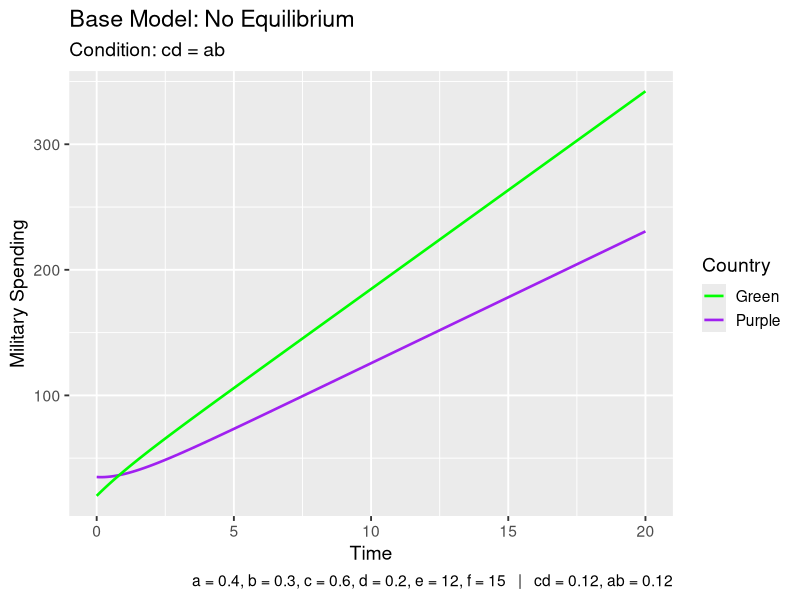
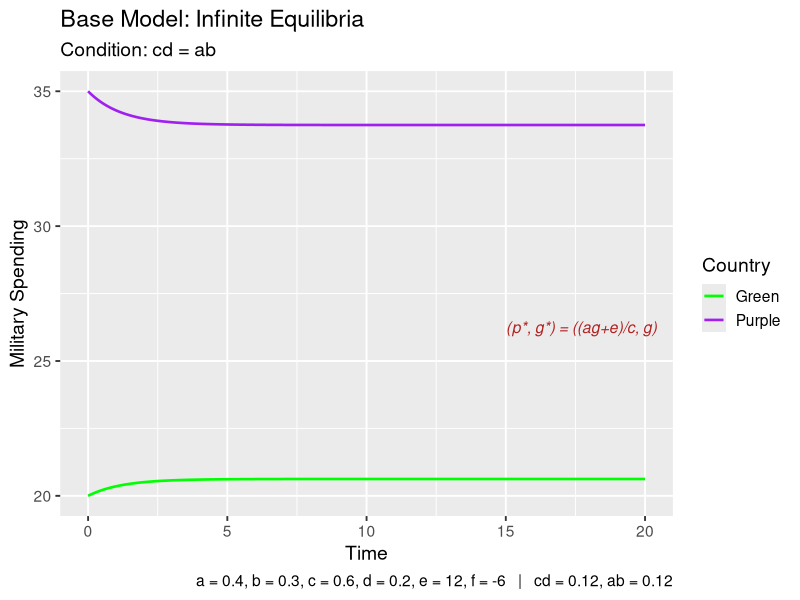
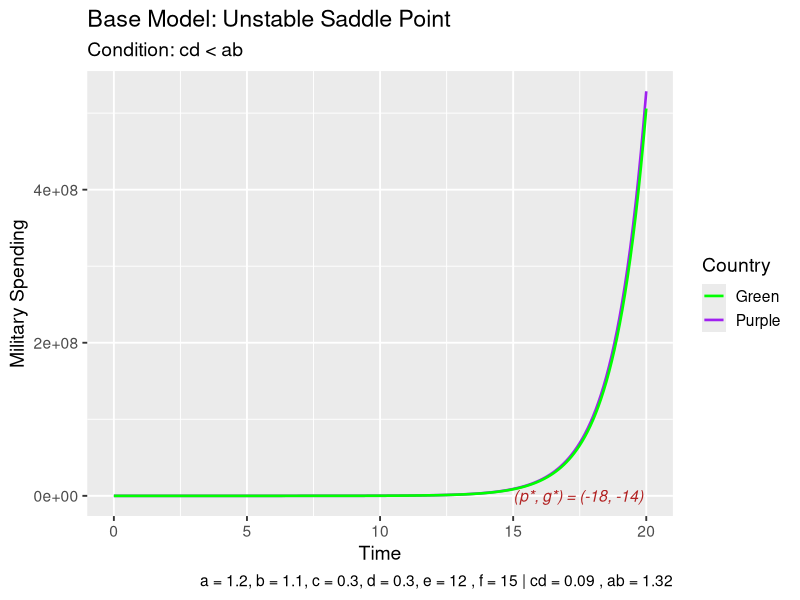
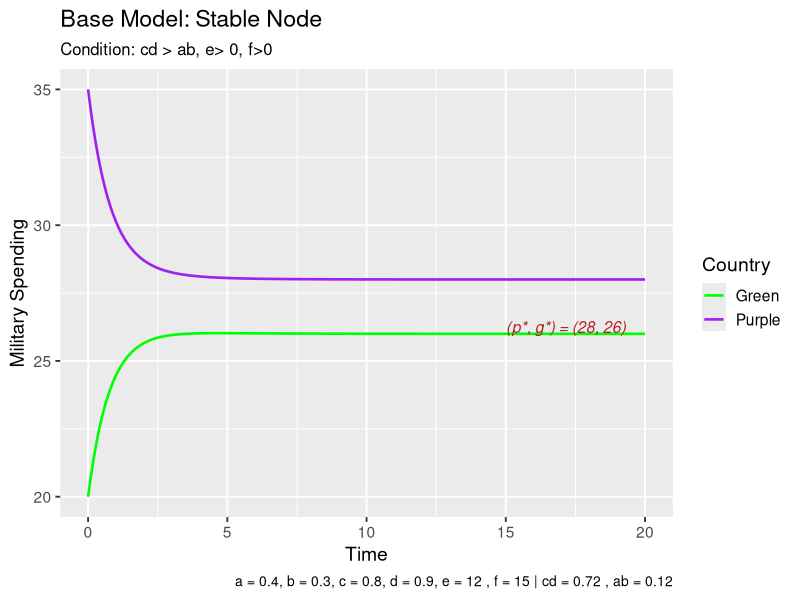
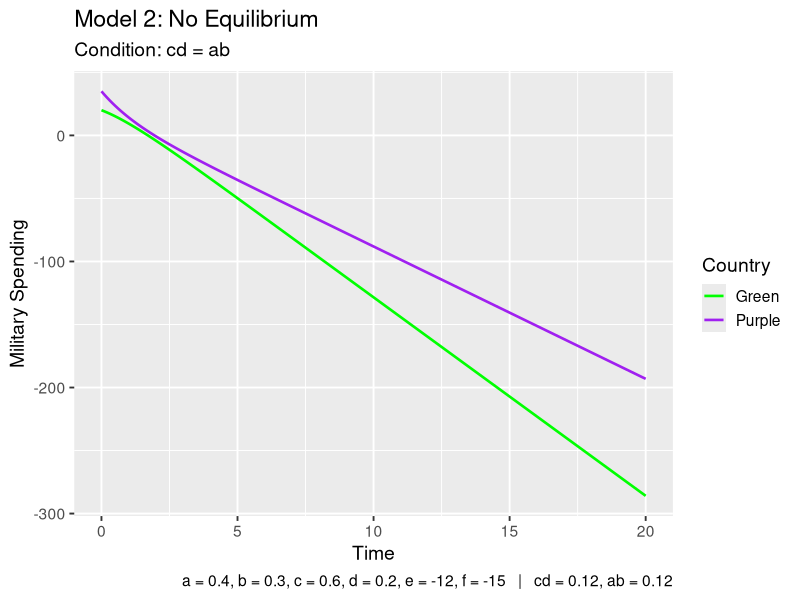
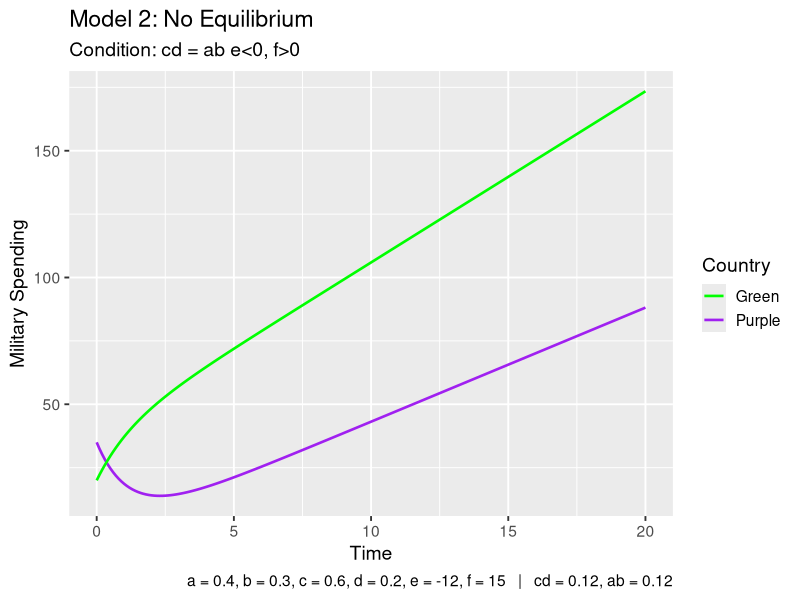
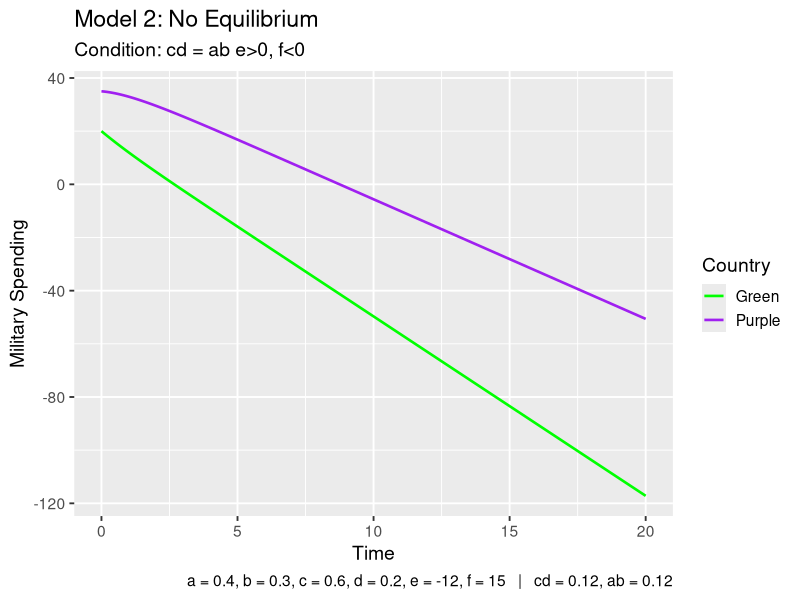
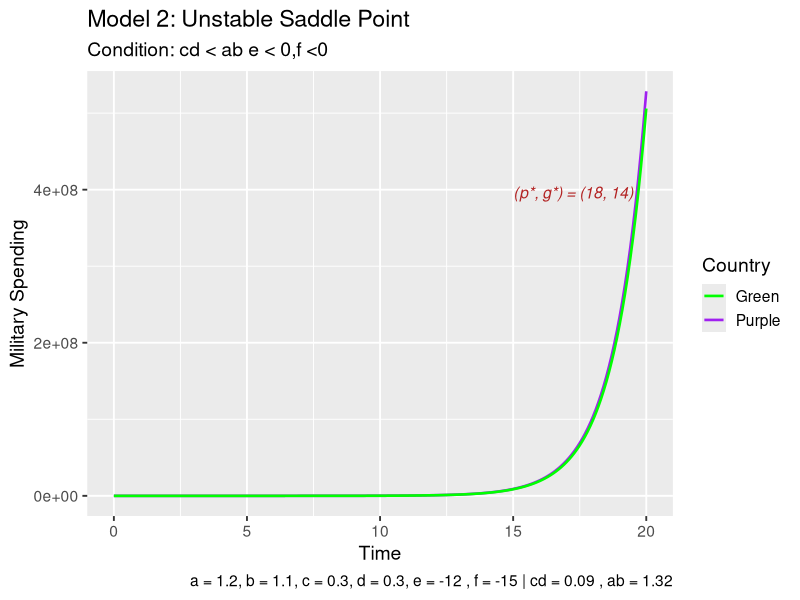

The R script that drew these images, in order:
####################
# Arms Race Model
####################

#load libraries
library(ggplot2)

#time values
t_vals <- seq(0, 20, by = 0.1)

#parameters
#values of e and f shift the equilibrium but do not change stability results - confirm
e <- 12
f <- 15

#initial conditions determine the starting point of the simulation
#values below or above equilibrium affect whether spending initially increases or decreases
#p0 <- 12
#g0 <- 15
p0 <- 35
g0 <- 20

#create matrix to store model values: simulated spending levels of Purple and Green, respectively
arms <- matrix(NA, nrow = 2, ncol = length(t_vals))
arms[,1] <- c(p0, g0)

#Euler's method to numerically simulate the arms race model
arms_model <- function(t_vals, arms, a, b, c, d, e, f){
  h <- t_vals[2] - t_vals[1]
  for(t in 2:length(t_vals)){
    
    p_prev <- arms[1, t-1]
    g_prev <- arms[2, t-1]
  
    dp <- a*g_prev - c*p_prev + e
    dg <- b*p_prev - d*g_prev + f
    
    p_new <- p_prev + h*dp
    g_new <- g_prev + h*dg
    
    arms[,t] <- c(p_new, g_new)
  }
  return(arms)
}


#equilibirum point calculation
equilibrium <- function(a, b, c, d, e, f) {
  denom <- c*d - a*b
  if (abs(denom) < 1e-10) return(NULL)
  
  p_star <- (d*e + a*f) / denom
  g_star <- (b*e + c*f) / denom
  
  return(c(p_star = p_star, g_star = g_star))
}

#Model 1 - Condition: cd = ab, (e,f) >0
model1 <- arms_model(t_vals, arms, a = 0.4, b = 0.3, c = 0.6, d = 0.2, e, f)

soln1 <- data.frame(
  time = t_vals,
  purple = model1[1,],
  green = model1[2,]
)

ggplot(soln1) +
  geom_line(aes(x = time, y = purple, colour = "Purple"), linewidth = 0.9) +
  geom_line(aes(x = time, y = green, colour = "Green"), linewidth = 0.9) +
  
  labs(
    title = "Base Model: No Equilibrium",
    subtitle = "Condition: cd = ab",
    x = "Time",
    y = "Military Spending",
    colour = "Country",
    caption = paste0(
      "a = 0.4, b = 0.3, c = 0.6, d = 0.2, e = ", e, ", f = ", f,
      "   |   cd = ", round(0.6*0.2,2),
      ", ab = ", round(0.4*0.3,2)
    )
  ) +
  
  scale_colour_manual(values = c("Purple" = "purple", "Green" = "green")) +
  
  theme_gray(base_size = 14)

#Model 1 - Condition: cd = ab, infinite equilibria case
#pick good values for e and derive f using the relation established
e <- 12
b <-0.3
c <- 0.6
f <- (-b*e)/c

# build model with with the specified parameters
model1_inf <- arms_model(t_vals, arms, a = 0.4, b = 0.3, c = 0.6, d = 0.2, e, f)

# find equilibrium
eq1_inf <- equilibrium(a = 0.4, b = 0.3, c = 0.6, d = 0.2, e, f)

# setup dataframe for plotting
soln1_inf <- data.frame(
  time = t_vals,
  purple = model1_inf[1,],
  green = model1_inf[2,]
)

#draw with ggplot
ggplot(soln1_inf) +
  geom_line(aes(x = time, y = purple, colour = "Purple"), linewidth = 0.9) +
  geom_line(aes(x = time, y = green, colour = "Green"), linewidth = 0.9) +
  
  #equilibrium label
  annotate("text",
           x = max(t_vals)*0.75,
           y = max(model1_inf[1,])*0.75,
           label = paste0("(p*, g*) = (",
                          "(ag+e)/c", ", ",
                          "g", ")"),
           hjust = 0,
           size = 4,
           colour = "firebrick",
           fontface = "italic") +
  
  labs(
    title = "Base Model: Infinite Equilibria",
    subtitle = "Condition: cd = ab",
    x = "Time",
    y = "Military Spending",
    colour = "Country",
    caption = paste0(
      "a = 0.4, b = 0.3, c = 0.6, d = 0.2, e = ",  round(e,2), ", f = ", round(f,2),
      "   |   cd = ", round(0.6*0.2,2),
      ", ab = ", round(0.4*0.3,2)
    )
  ) +
  
  scale_colour_manual(values = c("Purple" = "purple", "Green" = "green")) +
  
  theme_gray(base_size = 14)

#parameters reinitialized since I need to go back to the default case
e <- 12
f <- 15

#Model 2 - Condition: cd < ab , +ve e,f
model2 <- arms_model(t_vals, arms, a = 1.2, b = 1.1, c = 0.3, d = 0.3, e, f)
#Plot Model 2
soln2 <- data.frame(
  time = t_vals,
  purple = model2[1,],
  green = model2[2,]
)

eq2 <- equilibrium(a = 1.2, b = 1.1, c = 0.3, d = 0.3, e = e, f = f)

ggplot(soln2) +
  geom_line(aes(x = time, y = purple, colour = "Purple"), linewidth = 0.9) +
  geom_line(aes(x = time, y = green, colour = "Green"), linewidth = 0.9) +
  
  #equilibrium label
  annotate("text",
           x = max(t_vals)*0.75,
           y = eq2["p_star"] + 1,
           label = paste0("(p*, g*) = (",
                          round(eq2["p_star"],0), ", ",
                          round(eq2["g_star"],0), ")"),
           hjust = 0,
           size = 4,
           colour = "firebrick",
           fontface = "italic") +
  
  labs(
    title = "Base Model: Unstable Saddle Point",
    subtitle = "Condition: cd < ab",
    x = "Time",
    y = "Military Spending",
    colour = "Country",
    caption = paste("a = 1.2, b = 1.1, c = 0.3, d = 0.3, e =", e, ", f =", f,
                    "| cd =", round(0.3*0.3,2), ", ab =", round(1.2*1.1,2))
  ) +
  scale_colour_manual(values = c("Purple" = "purple", "Green" = "green")) +
  theme_gray(base_size = 14)

#Model 3: Condition: cd > ab , e>0 f>0
model3 <- arms_model(t_vals, arms, a = 0.4, b = 0.3, c = 0.8, d = 0.9, e, f)

soln3 <- data.frame(
  time = t_vals,
  purple = model3[1,],
  green = model3[2,]
)

eq3 <- equilibrium(a = 0.4, b = 0.3, c = 0.8, d = 0.9, e = e, f = f)

ggplot(soln3) +
  geom_line(aes(x = time, y = purple, colour = "Purple"), linewidth = 0.9) +
  geom_line(aes(x = time, y = green, colour = "Green"), linewidth = 0.9) +
  
  #equilibrium label
  annotate("text",
           x = max(t_vals)*0.75,
           y = max(model3[1,])*0.75,
           label = paste0("(p*, g*) = (",
                          round(eq3["p_star"],0), ", ",
                          round(eq3["g_star"],0), ")"),
           hjust = 0,
           size = 4,
           colour = "firebrick",
           fontface = "italic") +
  
  labs(
    title = "Base Model: Stable Node",
    subtitle = "Condition: cd > ab, e> 0, f>0",
    x = "Time",
    y = "Military Spending",
    colour = "Country",
    caption = paste("a = 0.4, b = 0.3, c = 0.8, d = 0.9, e =", e, ", f =", f,
                    "| cd =", round(0.8*0.9,2), ", ab =", round(0.4*0.3,2))
  ) +
  
  scale_colour_manual(values = c("Purple" = "purple", "Green" = "green")) +
  
  theme_gray(base_size = 14) +
  theme(
    plot.title = element_text(face = "plain"),
    plot.subtitle = element_text(size = 12),
    legend.position = "right",
    plot.caption = element_text(size = 10)
  )


#Model 1 - Condition: cd = ab, (e,f) < 0
model1_neg <- arms_model(t_vals, arms, a = 0.4, b = 0.3, c = 0.6, d = 0.2, e=-e, f=-f)

eq1 <- equilibrium(a = 0.4, b = 0.3, c = 0.6, d = 0.2, e = -e, f = -f) 
## Returns null so I'm going to delete logic for
## plotting equilibriums

soln1_neg <- data.frame(
  time = t_vals,
  purple = model1_neg[1,],
  green = model1_neg[2,]
)

ggplot(soln1_neg) +
  geom_line(aes(x = time, y = purple, colour = "Purple"), linewidth = 0.9) +
  geom_line(aes(x = time, y = green, colour = "Green"), linewidth = 0.9) +

  labs(
    title = "Model 2: No Equilibrium",
    subtitle = "Condition: cd = ab",
    x = "Time",
    y = "Military Spending",
    colour = "Country",
    caption = paste0(
      "a = 0.4, b = 0.3, c = 0.6, d = 0.2, e = ", -e, ", f = ", -f,
      "   |   cd = ", round(0.6*0.2,2),
      ", ab = ", round(0.4*0.3,2)
    )
  ) +
  
  scale_colour_manual(values = c("Purple" = "purple", "Green" = "green")) +
  
  theme_gray(base_size = 14)

#Model 1 - Condition: cd = ab, (e< 0 f> 0)
model1_diff <- arms_model(t_vals, arms, a = 0.4, b = 0.3, c = 0.6, d = 0.2, e=-e, f=f)

eq1 <- equilibrium(a = 0.4, b = 0.3, c = 0.6, d = 0.2, e = -e, f = f) 
## Returns null so I'm going to delete logic for
## plotting equilibriums

soln1_neg <- data.frame(
  time = t_vals,
  purple = model1_diff[1,],
  green = model1_diff[2,]
)

ggplot(soln1_neg) +
  geom_line(aes(x = time, y = purple, colour = "Purple"), linewidth = 0.9) +
  geom_line(aes(x = time, y = green, colour = "Green"), linewidth = 0.9) +
  
  labs(
    title = "Model 2: No Equilibrium",
    subtitle = "Condition: cd = ab e<0, f>0",
    x = "Time",
    y = "Military Spending",
    colour = "Country",
    caption = paste0(
      "a = 0.4, b = 0.3, c = 0.6, d = 0.2, e = ", -e, ", f = ", f,
      "   |   cd = ", round(0.6*0.2,2),
      ", ab = ", round(0.4*0.3,2)
    )
  ) +
  
  scale_colour_manual(values = c("Purple" = "purple", "Green" = "green")) +
  
  theme_gray(base_size = 14)

#Model 1 - Condition: cd = ab, (e> 0 f< 0)
model1_diff_b <- arms_model(t_vals, arms, a = 0.4, b = 0.3, c = 0.6, d = 0.2, e=e, f=-f)

eq1 <- equilibrium(a = 0.4, b = 0.3, c = 0.6, d = 0.2, e = e, f = -f) 
## Returns null so I'm going to delete logic for
## plotting equilibriums

soln1_neg <- data.frame(
  time = t_vals,
  purple = model1_diff_b[1,],
  green = model1_diff_b[2,]
)

ggplot(soln1_neg) +
  geom_line(aes(x = time, y = purple, colour = "Purple"), linewidth = 0.9) +
  geom_line(aes(x = time, y = green, colour = "Green"), linewidth = 0.9) +
  
  labs(
    title = "Model 2: No Equilibrium",
    subtitle = "Condition: cd = ab e>0, f<0",
    x = "Time",
    y = "Military Spending",
    colour = "Country",
    caption = paste0(
      "a = 0.4, b = 0.3, c = 0.6, d = 0.2, e = ", -e, ", f = ", f,
      "   |   cd = ", round(0.6*0.2,2),
      ", ab = ", round(0.4*0.3,2)
    )
  ) +
  
  scale_colour_manual(values = c("Purple" = "purple", "Green" = "green")) +
  
  theme_gray(base_size = 14)

#Model 2 - Condition: cd < ab , (e,f) < 0
model2_neg <- arms_model(t_vals, arms, a = 1.2, b = 1.1, c = 0.3, d = 0.3, e, f)
#Plot Model 2
soln2 <- data.frame(
  time = t_vals,
  purple = model2_neg[1,],
  green = model2_neg[2,]
)

eq2 <- equilibrium(a = 1.2, b = 1.1, c = 0.3, d = 0.3, e = -e, f = -f)

ggplot(soln2) +
  geom_line(aes(x = time, y = purple, colour = "Purple"), linewidth = 0.9) +
  geom_line(aes(x = time, y = green, colour = "Green"), linewidth = 0.9) +
  
  #equilibrium label
  annotate("text",
           x = max(t_vals)*0.75,
           y = max(model2_neg[1,])*0.75,
           label = paste0("(p*, g*) = (",
                          round(eq2["p_star"],0), ", ",
                          round(eq2["g_star"],0), ")"),
           hjust = 0,
           size = 4,
           colour = "firebrick",
           fontface = "italic") +
  
  labs(
    title = "Model 2: Unstable Saddle Point",
    subtitle = "Condition: cd < ab e < 0,f <0",
    x = "Time",
    y = "Military Spending",
    colour = "Country",
    caption = paste("a = 1.2, b = 1.1, c = 0.3, d = 0.3, e =", -e, ", f =", -f,
                    "| cd =", round(0.3*0.3,2), ", ab =", round(1.2*1.1,2))
  ) +
  scale_colour_manual(values = c("Purple" = "purple", "Green" = "green")) +
  theme_gray(base_size = 14)

#Model 2 - Condition: cd < ab , (e > 0, f < 0)
model2_diff <- arms_model(t_vals, arms, a = 1.2, b = 1.1, c = 0.3, d = 0.3, e, -f)
#Plot Model 2
soln2 <- data.frame(
  time = t_vals,
  purple = model2_diff[1,],
  green = model2_diff[2,]
)

eq2 <- equilibrium(a = 1.2, b = 1.1, c = 0.3, d = 0.3, e = e, f = -f)

ggplot(soln2) +
  geom_line(aes(x = time, y = purple, colour = "Purple"), linewidth = 0.9) +
  geom_line(aes(x = time, y = green, colour = "Green"), linewidth = 0.9) +
  
#equilibrium label
annotate("text",
         x = max(t_vals)*0.75,
         y = eq2["p_star"] + 1,
         label = paste0("(p*, g*) = (",
                        round(eq2["p_star"],0), ", ",
                        round(eq2["g_star"],0), ")"),
         hjust = 0,
         size = 4,
         colour = "firebrick",
         fontface = "italic") +
  
  labs(
    title = "Model 2: Unstable Saddle Point",
    subtitle = "Condition: cd < ab, e>0 f<0",
    x = "Time",
    y = "Military Spending",
    colour = "Country",
    caption = paste("a = 1.2, b = 1.1, c = 0.3, d = 0.3, e =", e, ", f =", -f,
                    "| cd =", round(0.3*0.3,2), ", ab =", round(1.2*1.1,2))
  ) +
  scale_colour_manual(values = c("Purple" = "purple", "Green" = "green")) +
  theme_gray(base_size = 14)

#Model 2 - Condition: cd < ab , (e < 0, f > 0)
model2_diff_b <- arms_model(t_vals, arms, a = 1.2, b = 1.1, c = 0.3, d = 0.3, -e, f)
#Plot Model 2
soln2 <- data.frame(
  time = t_vals,
  purple = model2_diff[1,],
  green = model2_diff[2,]
)

eq2 <- equilibrium(a = 1.2, b = 1.1, c = 0.3, d = 0.3, e = -e, f = f)

ggplot(soln2) +
  geom_line(aes(x = time, y = purple, colour = "Purple"), linewidth = 0.9) +
  geom_line(aes(x = time, y = green, colour = "Green"), linewidth = 0.9) +
  
  #equilibrium label
  annotate("text",
           x = max(t_vals)*0.75,
           y = eq2["p_star"] + 1,
           label = paste0("(p*, g*) = (",
                          round(eq2["p_star"],0), ", ",
                          round(eq2["g_star"],0), ")"),
           hjust = 0,
           size = 4,
           colour = "firebrick",
           fontface = "italic") +
  
  labs(
    title = "Model 2: Unstable Saddle Point",
    subtitle = "Condition: cd < ab, e<0 f>0",
    x = "Time",
    y = "Military Spending",
    colour = "Country",
    caption = paste("a = 1.2, b = 1.1, c = 0.3, d = 0.3, e =", -e, ", f =", f,
                    "| cd =", round(0.3*0.3,2), ", ab =", round(1.2*1.1,2))
  ) +
  scale_colour_manual(values = c("Purple" = "purple", "Green" = "green")) +
  theme_gray(base_size = 14)

#Model 3: Condition: cd > ab, (e,f) < 0
model3_neg <- arms_model(t_vals, arms, a = 0.4, b = 0.3, c = 0.8, d = 0.9, -e, -f)

soln3_neg <- data.frame(
  time = t_vals,
  purple = model3_neg[1,],
  green = model3_neg[2,]
)

eq3 <- equilibrium(a = 0.4, b = 0.3, c = 0.8, d = 0.9, e = -e, f = -f)

ggplot(soln3_neg) +
  geom_line(aes(x = time, y = purple, colour = "Purple"), linewidth = 0.9) +
  geom_line(aes(x = time, y = green, colour = "Green"), linewidth = 0.9) +
  
  #equilibrium label
  annotate("text",
           x = max(t_vals)*0.75,
           y = max(model3_neg[1,])*0.75,
           label = paste0("(p*, g*) = (",
                          round(eq3["p_star"],0), ", ",
                          round(eq3["g_star"],0), ")"),
           hjust = 0,
           size = 4,
           colour = "firebrick",
           fontface = "italic") +
  
  labs(
    title = "Model 2: Stable Node",
    subtitle = "Condition: cd > ab, e < 0, f< 0",
    x = "Time",
    y = "Military Spending",
    colour = "Country",
    caption = paste("a = 0.4, b = 0.3, c = 0.8, d = 0.9, e =", -e, ", f =", -f,
                    "| cd =", round(0.8*0.9,2), ", ab =", round(0.4*0.3,2))
  ) +
  
  scale_colour_manual(values = c("Purple" = "purple", "Green" = "green")) +
  
  theme_gray(base_size = 14) +
  theme(
    plot.title = element_text(face = "plain"),
    plot.subtitle = element_text(size = 12),
    legend.position = "right",
    plot.caption = element_text(size = 10)
  )

#Model 3: Condition: cd > ab, (e < 0, f > 0)
model3_diff <- arms_model(t_vals, arms, a = 0.4, b = 0.3, c = 0.8, d = 0.9, -e, f)

soln3_diff <- data.frame(
  time = t_vals,
  purple = model3_diff[1,],
  green = model3_diff[2,]
)

eq3 <- equilibrium(a = 0.4, b = 0.3, c = 0.8, d = 0.9, e = -e, f = f)

ggplot(soln3_diff) +
  geom_line(aes(x = time, y = purple, colour = "Purple"), linewidth = 0.9) +
  geom_line(aes(x = time, y = green, colour = "Green"), linewidth = 0.9) +
  
  #equilibrium label
  annotate("text",
           x = max(t_vals)*0.75,
           y = max(model3_diff[1,])*0.75,
           label = paste0("(p*, g*) = (",
                          round(eq3["p_star"],0), ", ",
                          round(eq3["g_star"],0), ")"),
           hjust = 0,
           size = 4,
           colour = "firebrick",
           fontface = "italic") +
  
  labs(
    title = "Model 2: Stable Node",
    subtitle = "Condition: cd > ab, e<0, f>0",
    x = "Time",
    y = "Military Spending",
    colour = "Country",
    caption = paste("a = 0.4, b = 0.3, c = 0.8, d = 0.9, e =", -e, ", f =", f,
                    "| cd =", round(0.8*0.9,2), ", ab =", round(0.4*0.3,2))
  ) +
  
  scale_colour_manual(values = c("Purple" = "purple", "Green" = "green")) +
  
  theme_gray(base_size = 14) +
  theme(
    plot.title = element_text(face = "plain"),
    plot.subtitle = element_text(size = 12),
    legend.position = "right",
    plot.caption = element_text(size = 10)
  )

#Model 3: Condition: cd > ab, (e > 0, f < 0)
model3_diff_b <- arms_model(t_vals, arms, a = 0.4, b = 0.3, c = 0.8, d = 0.9, e, -f)

soln3_diff_b <- data.frame(
  time = t_vals,
  purple = model3_diff_b[1,],
  green = model3_diff_b[2,]
)

eq3 <- equilibrium(a = 0.4, b = 0.3, c = 0.8, d = 0.9, e = e, f = -f)

ggplot(soln3_diff_b) +
  geom_line(aes(x = time, y = purple, colour = "Purple"), linewidth = 0.9) +
  geom_line(aes(x = time, y = green, colour = "Green"), linewidth = 0.9) +
  
  #equilibrium label
  annotate("text",
           x = max(t_vals)*0.75,
           y = max(model3_diff_b[1,])*0.75,
           label = paste0("(p*, g*) = (",
                          round(eq3["p_star"],0), ", ",
                          round(eq3["g_star"],0), ")"),
           hjust = 0,
           size = 4,
           colour = "firebrick",
           fontface = "italic") +
  
  labs(
    title = "Model 2: Stable Node",
    subtitle = "Condition: cd > ab, e>0, f<0",
    x = "Time",
    y = "Military Spending",
    colour = "Country",
    caption = paste("a = 0.4, b = 0.3, c = 0.8, d = 0.9, e =", e, ", f =", -f,
                    "| cd =", round(0.8*0.9,2), ", ab =", round(0.4*0.3,2))
  ) +
  
  scale_colour_manual(values = c("Purple" = "purple", "Green" = "green")) +
  
  theme_gray(base_size = 14) +
  theme(
    plot.title = element_text(face = "plain"),
    plot.subtitle = element_text(size = 12),
    legend.position = "right",
    plot.caption = element_text(size = 10)
  )

####################################
### Phase Diagrams for each Case ###
####################################

# Phase diagram for Case 1 e,f >0
plot(model1[1,], model1[2,],
     type="l",
     col="blue",
     lwd=2,
     xlab="Purple spending p(t)",
     ylab="Green spending g(t)",
     main="Phase Diagram: Case 1")
points(p0, g0, col="red", pch=19)  # starting point
text(p0, g0, "Start", pos=4)

# Phase diagram for Case 1 e,f < 0
plot(model1_neg[1,], model1_neg[2,],
     type="l",
     col="blue",
     lwd=2,
     xlab="Purple spending p(t)",
     ylab="Green spending g(t)",
     main="Phase Diagram: Case 1")
points(p0, g0, col="red", pch=19)  # starting point
text(p0, g0, "Start", pos=4)

# Phase diagram for Case 2
plot(model2[1,], model2[2,],
     type="l",
     col="blue",
     lwd=2,
     xlab="Purple spending p(t)",
     ylab="Green spending g(t)",
     main="Phase Diagram: Case 2")
points(p0, g0, col="red", pch=19)  # starting point
text(p0, g0, "Start", pos=4)

#Phase diagram for Case 3
plot(model3[1,], model3[2,],
     type="l",
     col="blue",
     lwd=2,
     xlab="Purple spending p(t)",
     ylab="Green spending g(t)",
     main="Phase Diagram: Case 3")
points(p0, g0, col="red", pch=19)  # starting point
text(p0, g0, "Start", pos=4)
